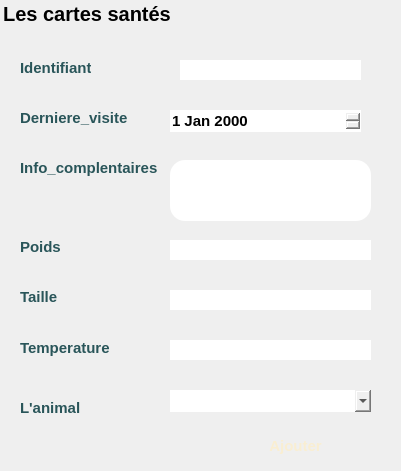
    <widget class="QGroupBox" name="groupBox_4">
     <property name="geometry">
      <rect>
       <x>10</x>
       <y>10</y>
       <width>401</width>
       <height>471</height>
      </rect>
     </property>
     <property name="font">
      <font>
       <family>Arial</family>
       <pointsize>-1</pointsize>
       <weight>75</weight>
       <italic>false</italic>
       <bold>true</bold>
      </font>
     </property>
     <property name="styleSheet">
      <string notr="true">border-radius:15px;

border:3px solid &quot;#cdf830&quot;;
	font-family:Arial;
    font: bold ;
	font-size:20px;
</string>
     </property>
     <property name="title">
      <string>Les cartes santés</string>
     </property>
     <property name="flat">
      <bool>false</bool>
     </property>
     <property name="checkable">
      <bool>false</bool>
     </property>
     <widget class="QLabel" name="label_10">
      <property name="geometry">
       <rect>
        <x>20</x>
        <y>60</y>
        <width>71</width>
        <height>16</height>
       </rect>
      </property>
      <property name="styleSheet">
       <string notr="true">border:0px solid &quot;#f9eed2&quot;;
	font-family:Arial;
    font: bold ;
	font-size:15px;
color: rgb(41, 85, 89);
	</string>
      </property>
      <property name="text">
       <string>Identifiant</string>
      </property>
     </widget>
     <widget class="QLabel" name="label_12">
      <property name="geometry">
       <rect>
        <x>20</x>
        <y>290</y>
        <width>47</width>
        <height>14</height>
       </rect>
      </property>
      <property name="styleSheet">
       <string notr="true">border:0px solid &quot;#f9eed2&quot;;
	font-family:Arial;
    font: bold ;
	font-size:15px;
color: rgb(41, 85, 89);
	</string>
      </property>
      <property name="text">
       <string>Taille</string>
      </property>
     </widget>
     <widget class="QLabel" name="label_13">
      <property name="geometry">
       <rect>
        <x>20</x>
        <y>340</y>
        <width>101</width>
        <height>16</height>
       </rect>
      </property>
      <property name="styleSheet">
       <string notr="true">border:0px solid &quot;#f9eed2&quot;;
	font-family:Arial;
    font: bold ;
	font-size:15px;
color: rgb(41, 85, 89);
	</string>
      </property>
      <property name="text">
       <string>Temperature</string>
      </property>
     </widget>
     <widget class="QLabel" name="label_15">
      <property name="geometry">
       <rect>
        <x>20</x>
        <y>110</y>
        <width>111</width>
        <height>16</height>
       </rect>
      </property>
      <property name="styleSheet">
       <string notr="true">border:0px solid &quot;#f9eed2&quot;;
	font-family:Arial;
    font: bold ;
	font-size:15px;
color: rgb(41, 85, 89);
	</string>
      </property>
      <property name="text">
       <string>Derniere_visite</string>
      </property>
     </widget>
     <widget class="QDateEdit" name="derniere_visite">
      <property name="geometry">
       <rect>
        <x>170</x>
        <y>110</y>
        <width>191</width>
        <height>22</height>
       </rect>
      </property>
      <property name="styleSheet">
       <string notr="true">border-radius:15px;

border:3px solid &quot;#f9eed2&quot;;
	font-family:Arial;
    
	font-size:15px;</string>
      </property>
     </widget>
     <widget class="QLineEdit" name="temperature">
      <property name="geometry">
       <rect>
        <x>170</x>
        <y>340</y>
        <width>201</width>
        <height>20</height>
       </rect>
      </property>
      <property name="styleSheet">
       <string notr="true">border-radius:15px;

border:3px solid &quot;#f9eed2&quot;;</string>
      </property>
     </widget>
     <widget class="QLineEdit" name="taille">
      <property name="geometry">
       <rect>
        <x>170</x>
        <y>290</y>
        <width>201</width>
        <height>20</height>
       </rect>
      </property>
      <property name="styleSheet">
       <string notr="true">border-radius:15px;

border:3px solid &quot;#f9eed2&quot;;</string>
      </property>
     </widget>
     <widget class="QLineEdit" name="info_complementaires">
      <property name="geometry">
       <rect>
        <x>170</x>
        <y>160</y>
        <width>201</width>
        <height>61</height>
       </rect>
      </property>
      <property name="styleSheet">
       <string notr="true">border-radius:15px;

border:3px solid &quot;#f9eed2&quot;;</string>
      </property>
     </widget>
     <widget class="QLabel" name="label_14">
      <property name="geometry">
       <rect>
        <x>20</x>
        <y>160</y>
        <width>141</width>
        <height>16</height>
       </rect>
      </property>
      <property name="styleSheet">
       <string notr="true">border:0px solid &quot;#f9eed2&quot;;
	font-family:Arial;
    font: bold ;
	font-size:15px;
color: rgb(41, 85, 89);
	</string>
      </property>
      <property name="text">
       <string>Info_complentaires</string>
      </property>
     </widget>
     <widget class="QLabel" name="label_11">
      <property name="geometry">
       <rect>
        <x>20</x>
        <y>240</y>
        <width>47</width>
        <height>14</height>
       </rect>
      </property>
      <property name="styleSheet">
       <string notr="true">border:0px solid &quot;#f9eed2&quot;;
	font-family:Arial;
    font: bold ;
	font-size:15px;
color: rgb(41, 85, 89);
	</string>
      </property>
      <property name="text">
       <string>Poids</string>
      </property>
     </widget>
     <widget class="QLineEdit" name="poids">
      <property name="geometry">
       <rect>
        <x>170</x>
        <y>240</y>
        <width>201</width>
        <height>20</height>
       </rect>
      </property>
      <property name="styleSheet">
       <string notr="true">border-radius:15px;

border:3px solid &quot;#f9eed2&quot;;</string>
      </property>
     </widget>
     <widget class="QLabel" name="label_22">
      <property name="geometry">
       <rect>
        <x>20</x>
        <y>400</y>
        <width>71</width>
        <height>16</height>
       </rect>
      </property>
      <property name="styleSheet">
       <string notr="true">border:0px solid &quot;#f9eed2&quot;;
	font-family:Arial;
    font: bold ;
	font-size:15px;
color: rgb(41, 85, 89);
	</string>
      </property>
      <property name="text">
       <string>L'animal</string>
      </property>
     </widget>
     <widget class="QComboBox" name="comboBoxanimal">
      <property name="geometry">
       <rect>
        <x>170</x>
        <y>390</y>
        <width>201</width>
        <height>22</height>
       </rect>
      </property>
      <property name="styleSheet">
       <string notr="true">border-radius:15px;

border:3px solid &quot;#f9eed2&quot;;
	font-family:Arial;
    font: bold ;
	font-size:15px;
	font-family:Arial;

	font-size:15px;</string>
      </property>
     </widget>
     <widget class="QPushButton" name="ajouterCarte">
      <property name="geometry">
       <rect>
        <x>210</x>
        <y>430</y>
        <width>171</width>
        <height>31</height>
       </rect>
      </property>
      <property name="palette">
       <palette>
        <active>
         <colorrole role="Button">
          <brush brushstyle="SolidPattern">
           <color alpha="255">
            <red>239</red>
            <green>103</green>
            <blue>98</blue>
           </color>
          </brush>
         </colorrole>
         <colorrole role="ButtonText">
          <brush brushstyle="SolidPattern">
           <color alpha="255">
            <red>249</red>
            <green>238</green>
            <blue>210</blue>
           </color>
          </brush>
         </colorrole>
         <colorrole role="Base">
          <brush brushstyle="SolidPattern">
           <color alpha="255">
            <red>239</red>
            <green>103</green>
            <blue>98</blue>
           </color>
          </brush>
         </colorrole>
         <colorrole role="Window">
          <brush brushstyle="SolidPattern">
           <color alpha="255">
            <red>239</red>
            <green>103</green>
            <blue>98</blue>
           </color>
          </brush>
         </colorrole>
        </active>
        <inactive>
         <colorrole role="Button">
          <brush brushstyle="SolidPattern">
           <color alpha="255">
            <red>239</red>
            <green>103</green>
            <blue>98</blue>
           </color>
          </brush>
         </colorrole>
         <colorrole role="ButtonText">
          <brush brushstyle="SolidPattern">
           <color alpha="255">
            <red>249</red>
            <green>238</green>
            <blue>210</blue>
           </color>
          </brush>
         </colorrole>
         <colorrole role="Base">
          <brush brushstyle="SolidPattern">
           <color alpha="255">
            <red>239</red>
            <green>103</green>
            <blue>98</blue>
           </color>
          </brush>
         </colorrole>
         <colorrole role="Window">
          <brush brushstyle="SolidPattern">
           <color alpha="255">
            <red>239</red>
            <green>103</green>
            <blue>98</blue>
           </color>
          </brush>
         </colorrole>
        </inactive>
        <disabled>
         <colorrole role="Button">
          <brush brushstyle="SolidPattern">
           <color alpha="255">
            <red>239</red>
            <green>103</green>
            <blue>98</blue>
           </color>
          </brush>
         </colorrole>
         <colorrole role="ButtonText">
          <brush brushstyle="SolidPattern">
           <color alpha="255">
            <red>120</red>
            <green>120</green>
            <blue>120</blue>
           </color>
          </brush>
         </colorrole>
         <colorrole role="Base">
          <brush brushstyle="SolidPattern">
           <color alpha="255">
            <red>239</red>
            <green>103</green>
            <blue>98</blue>
           </color>
          </brush>
         </colorrole>
         <colorrole role="Window">
          <brush brushstyle="SolidPattern">
           <color alpha="255">
            <red>239</red>
            <green>103</green>
            <blue>98</blue>
           </color>
          </brush>
         </colorrole>
        </disabled>
       </palette>
      </property>
      <property name="font">
       <font>
        <family>Arial</family>
        <pointsize>-1</pointsize>
        <weight>75</weight>
        <italic>false</italic>
        <bold>true</bold>
       </font>
      </property>
      <property name="styleSheet">
       <string notr="true">border-radius:15px;

border:3px solid &quot;#f9eed2&quot;;
background-color: &quot;#ef6762&quot;;
	font-family:Arial;
    font: bold ;
	font-size:15px;</string>
      </property>
      <property name="text">
       <string>Ajouter</string>
      </property>
     </widget>
     <widget class="QLineEdit" name="idCarte">
      <property name="geometry">
       <rect>
        <x>180</x>
        <y>60</y>
        <width>181</width>
        <height>20</height>
       </rect>
      </property>
      <property name="styleSheet">
       <string notr="true">border-radius:15px;

border:3px solid &quot;#f9eed2&quot;;</string>
      </property>
     </widget>
    </widget>
